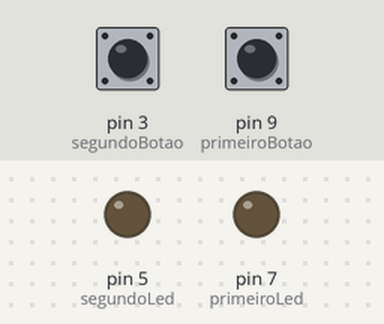
Recording of a sketch running on a simulated Arduino Uno, built with avr-gcc and run on an emulated ATmega328P. Parts: output pins drawn as LEDs (lit = HIGH). Dashed ring = blinking. Inputs (shaded band) come from the test bench; at power-on: pin 9 (primeiroBotao) HIGH, pin 3 (segundoBotao) HIGH.

Above: at 1.2 s.
1.3 s: pin 9 (primeiroBotao) pulled LOW for 3.2 s
At 2.1 s:
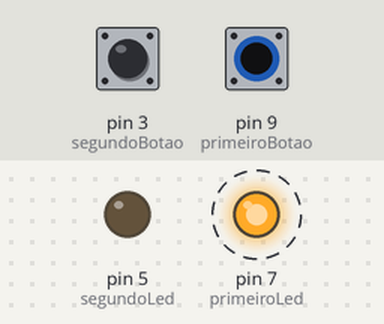
6.0 s: pin 3 (segundoBotao) pulled LOW for 0.15 s
At 6.07 s:
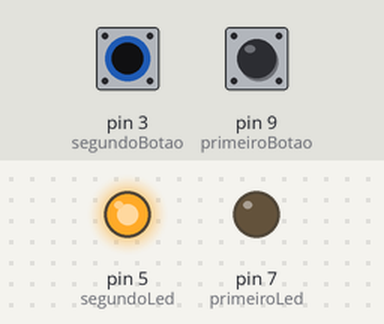
7.6 s: pin 3 (segundoBotao) pulled LOW for 3.2 s
At 12.0 s:
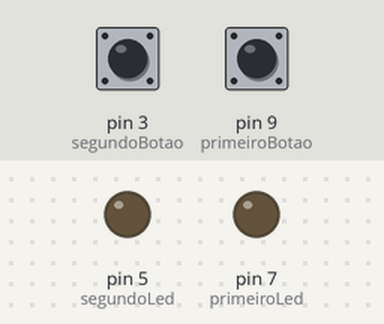
12.3 s: pin 9 (primeiroBotao) pulled LOW for 0.15 s
At 13.3 s:
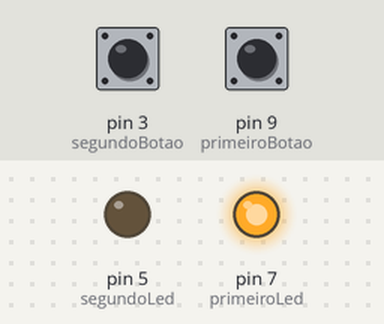
13.9 s: pin 3 (segundoBotao) pulled LOW for 1 s
At 14.5 s:
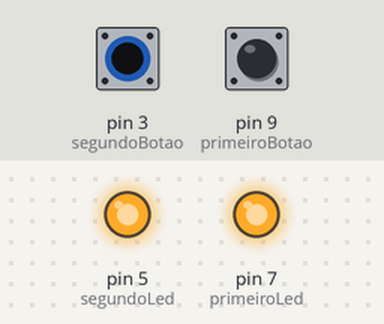
Timing chart, 0 to 16.9 s (numbered marks = the images above; inputs shaded):
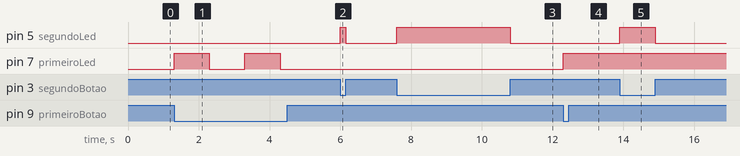

The sketch:

4-doisBotoesParaAcenderLed.ino
```cpp
int primeiroBotao = 9;
int primeiroLed = 7;
int segundoBotao = 3;
int segundoLed = 5;

void setup()
{
  pinMode(primeiroBotao, INPUT_PULLUP); // define o pino do botao como entrada "INPUT"
  pinMode(primeiroLed, OUTPUT);
  pinMode(segundoBotao, INPUT_PULLUP); // define o pino do botao como entrada "INPUT"
  pinMode(segundoLed, OUTPUT);
}

void loop()
{
  while(digitalRead(segundoBotao) == LOW) { // Se o botão for pressionado
    digitalWrite(segundoLed, HIGH);
  }
  digitalWrite(segundoLed, LOW);

  if(digitalRead(primeiroBotao) == LOW) { // Se o botão for pressionado
    bool estadoLed = digitalRead(7);
    if(estadoLed == HIGH) {
      digitalWrite(primeiroLed, LOW);
    } else {
      digitalWrite(primeiroLed, HIGH);
    }
    delay(1000);
  }


}
```

Measured:
- after the input at 1.3 s, pin 7 (primeiroLed): alternates HIGH for 1.0 s and LOW for 1.0 s, starting at once
- after the input at 6.0 s, pin 5 (segundoLed): LOW → HIGH at once, → LOW 0.15 s later
- after the input at 7.6 s, pin 5 (segundoLed): LOW → HIGH at once, → LOW 3.2 s later
- after the input at 12.3 s, pin 7 (primeiroLed): LOW → HIGH at once
- after the input at 13.9 s, pin 5 (segundoLed): LOW → HIGH at once, → LOW 1.0 s later
